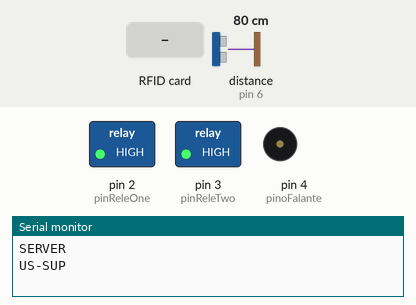
Simulated run of this sketch. Board: Arduino Uno, built with avr-gcc and run on an emulated ATmega328P. On the bench: switched loads named in the sketch (green lamp = pin HIGH), buzzer (waves = sounding), the last lines printed to the serial monitor. The inputs (shaded band) are chosen by the test bench; at power-on: distance to the obstacle (sensor on pin 6) 80 cm. The echo pulse lasts 58.3 µs per cm; pins used as bus, display or sensor lines are not drawn.

Above: at 1.2 s.
1.3 s: RFID card A5 A9 9C 73 held to the reader
At 1.81 s:
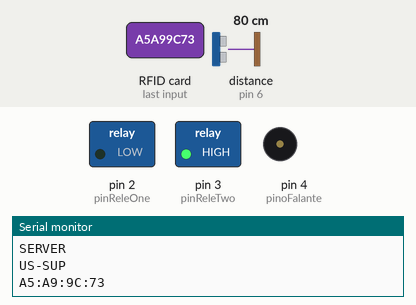
5.9 s: RFID card D0 E5 6D C1 held to the reader
At 6.08 s:
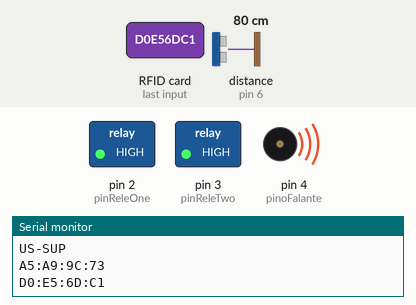
8.9 s: RFID card 5A 2C 77 89 held to the reader
At 10.7 s:
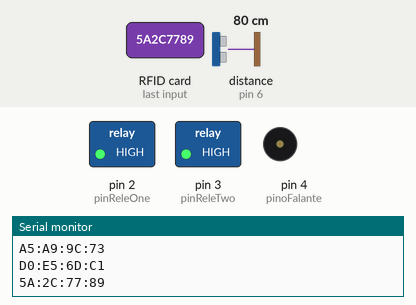
Timing chart, 0 to 12.2 s (numbered marks = the images above; inputs shaded):
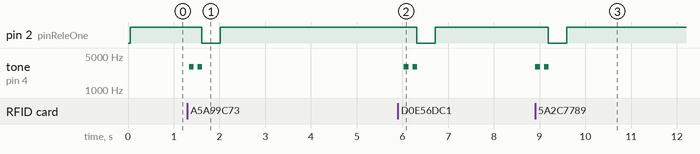

The sketch:

Sarah.ino
```cpp
#include <SPI.h>
#include <MFRC522.h>
#include <Ultrasonic.h>

#define SS_PIN 10
#define RST_PIN 9


MFRC522 rfid(SS_PIN, RST_PIN);

const int ultrasonicTrigPin = 5;
const int ultrasonicEchoPin = 6;
Ultrasonic ultrasonic(ultrasonicTrigPin, ultrasonicEchoPin);
int distanciaUltrasonic;
int controlUltrasonic;

const int pinoFalante = 4;
int frequenciaSom = 3000;
int tempoSom = 100;

const int pinReleOne = 2;
const int pinReleTwo = 3;

int readSerial = 0;

int serverOnline = 0;

int loopController = 0;

void bip() {
  tone(pinoFalante, frequenciaSom, tempoSom);
  delay(90);
}

void bipTwo() {
  tone(pinoFalante, frequenciaSom, tempoSom);
  delay(90);
}

void startUltrasonic() {
  digitalWrite(ultrasonicTrigPin, LOW);
  delayMicroseconds(2);
  digitalWrite(ultrasonicTrigPin, HIGH);
  delayMicroseconds(10);
  digitalWrite(ultrasonicTrigPin, LOW);
  distanciaUltrasonic = (ultrasonic.Ranging(CM));
}

void setup() {
  Serial.begin(9600);
  SPI.begin();
  rfid.PCD_Init();


  pinMode(pinReleOne, OUTPUT);
  pinMode(pinReleTwo, OUTPUT);
  pinMode(pinoFalante, OUTPUT);

  pinMode(ultrasonicTrigPin, OUTPUT);
  pinMode(ultrasonicEchoPin, INPUT);

  digitalWrite(pinReleOne, HIGH);
  digitalWrite(pinReleTwo, HIGH);

  Serial.println("SERVER");

}

void loop() {

  startUltrasonic();
  delay(50);
  if (controlUltrasonic < distanciaUltrasonic - 20 || controlUltrasonic > distanciaUltrasonic + 20) {
    if (distanciaUltrasonic < 50) {
      Serial.println("US-INF");
      controlUltrasonic = distanciaUltrasonic;
    } else {
      Serial.println("US-SUP");
      controlUltrasonic = distanciaUltrasonic;
    }
  }
  delay(50);


  if (!rfid.PICC_IsNewCardPresent() || !rfid.PICC_ReadCardSerial())
    return;
  String strID = "";
  for (byte i = 0; i < 4; i++) {
    strID +=
      (rfid.uid.uidByte[i] < 0x10 ? "0" : "") +
      String(rfid.uid.uidByte[i], HEX) +
      (i != 3 ? ":" : "");
  }
  strID.toUpperCase();
  Serial.println(strID);
  rfid.PICC_HaltA();
  rfid.PCD_StopCrypto1();
  bip();
  if (serverOnline == 0) {
    if (strID == "A5:A9:9C:73" || strID == "D0:E5:6D:C1" || strID == "5A:2C:77:89") {
      delay(100);
      bipTwo();
      digitalWrite(pinReleOne, LOW);
      delay(400);
      digitalWrite(pinReleOne, HIGH);
    }
  }
}
```

Measured:
- after the input at 1.3 s, pin 2 (pinReleOne): HIGH → LOW after 0.31 s, → HIGH 0.40 s later; tone on pin 4 (pinoFalante): alternates 3000 Hz for 0.10 s and silent for 0.09 s, 4 changes in all, then stays silent, starting at once
- after the input at 5.9 s, pin 2 (pinReleOne): HIGH → LOW after 0.41 s, → HIGH 0.40 s later; tone on pin 4 (pinoFalante): alternates 3000 Hz for 0.10 s and silent for 0.09 s, 4 changes in all, then stays silent, starting after 0.13 s
- after the input at 8.9 s, pin 2 (pinReleOne): HIGH → LOW after 0.29 s, → HIGH 0.40 s later; tone on pin 4 (pinoFalante): alternates 3000 Hz for 0.10 s and silent for 0.09 s, 4 changes in all, then stays silent, starting at once
